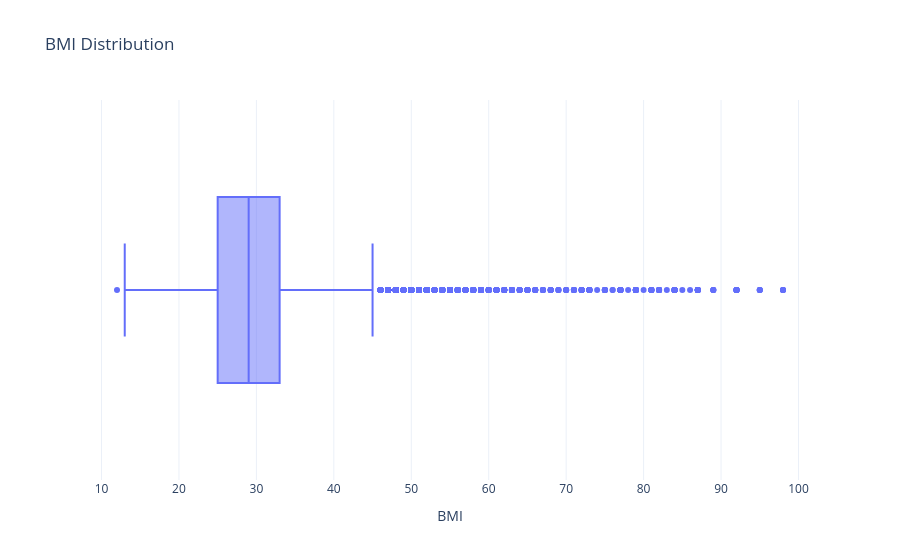

Notebook code cell kept with this figure:
### Code cell
fig = px.box(df, x='BMI', title= 'BMI Distribution')
fig.update_layout(template='plotly_white', yaxis_title=None)
fig.show()

### Figure 1 — Plotly figure (JSON) as saved in the notebook; plotly's stock layout.template omitted (floating-point values rounded to 4 significant figures; data arrays with more than 128 entries replaced by an {"elided": "..."} marker saying what was removed)
{"data": [{"alignmentgroup": "True", "hovertemplate": "BMI=%{x}<extra></extra>", "legendgroup": "", "marker": {"color": "#636efa"}, "name": "", "notched": false, "offsetgroup": "", "orientation": "h", "showlegend": false, "type": "box", "x": {"elided": "70692 int values"}, "x0": " ", "xaxis": "x", "y0": " ", "yaxis": "y"}], "layout": {"boxmode": "group", "legend": {"tracegroupgap": 0}, "title": {"text": "BMI Distribution"}, "xaxis": {"anchor": "y", "domain": [0, 1], "title": {"text": "BMI"}}, "yaxis": {"anchor": "x", "domain": [0, 1], "title": {}}}}
